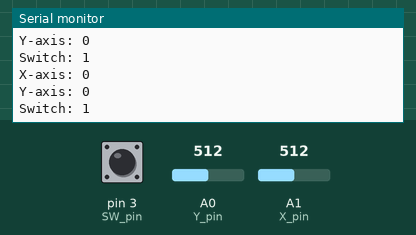
This sketch was run on a simulated Arduino Uno, built with avr-gcc and run on an emulated ATmega328P. On the bench: the last lines printed to the serial monitor. Inputs (shaded band) come from the test bench; at power-on: A0 (Y_pin) = 512, A1 (X_pin) = 512, pin 3 (SW_pin) HIGH.

Above: at 1.2 s.
1.3 s: A0 (Y_pin) set to 716
At 1.4 s:
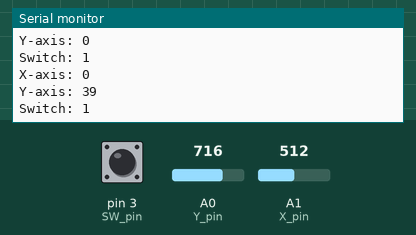
2.8 s: A1 (X_pin) set to 0
At 2.92 s:
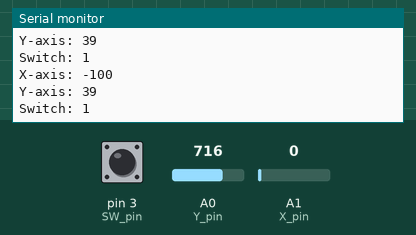
5.8 s: pin 3 (SW_pin) pulled LOW for 0.15 s
At 5.94 s:
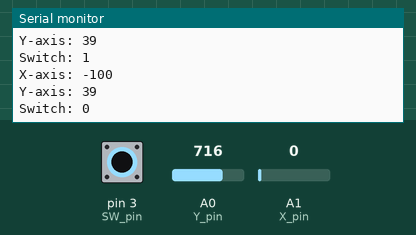
7.4 s: A1 (X_pin) set to 122
At 7.56 s:
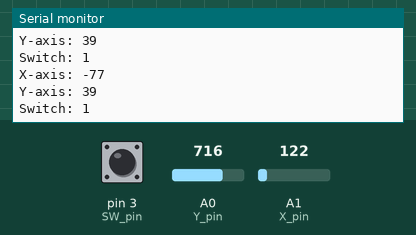
8.9 s: A0 (Y_pin) set to 900
At 9.07 s:
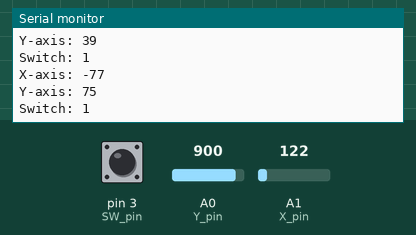
Timing chart, 0 to 11.4 s (numbered marks = the images above; inputs shaded):
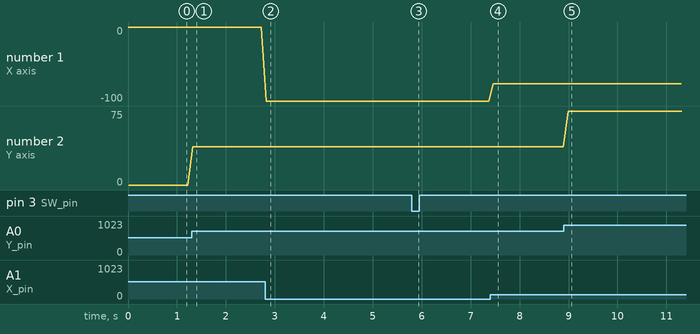

The sketch:

Joysticktest1-UNO.ino
```cpp
int Y_pin = 0;
int X_pin = 1;
int SW_pin = 3;

int X;
int Y;

void setup() {
  Serial.begin(9600);

  pinMode(SW_pin, INPUT_PULLUP);
}

void loop() {

  //Test for joysticks
  //Prints values in serial monitor

  X = map(analogRead(X_pin), 0, 1023, -100, 100);
  Y = map(analogRead(Y_pin), 0, 1023, -100, 100);

  Serial.print("X-axis: ");
  Serial.print(X);
  Serial.print("\n");
  Serial.print("Y-axis: ");
  Serial.println(Y);
  Serial.print("\n");
  Serial.print("Switch: ");
  Serial.println(digitalRead(SW_pin));
  Serial.print("\n");

  delay(100);
}
```

Measured:
- after the input at 1.3 s, the serial monitor: prints a new line at once (image 1)
- after the input at 2.8 s, the serial monitor: prints a new line at once (image 2)
- after the input at 5.8 s, the serial monitor: prints a new line after 0.08 s (image 3)
- after the input at 7.4 s, the serial monitor: prints a new line after 0.07 s (image 4)
- after the input at 8.9 s, the serial monitor: prints a new line after 0.09 s (image 5)
- plotted number 1: 0 → -100 after the input at 2.8 s, -100 → -77 after the input at 7.4 s
- plotted number 2: 0 → 39 after the input at 1.3 s, 39 → 75 after the input at 8.9 s
